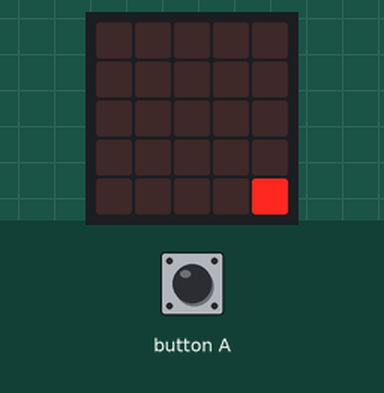
Bench run of a program on a simulated BBC micro:bit (MakeCode). Parts: the board's 5×5 LED display. The test bench sets the inputs (shaded band).

Above: at 1.2 s.
1.3 s: button A pressed for 0.15 s
At 1.74 s:
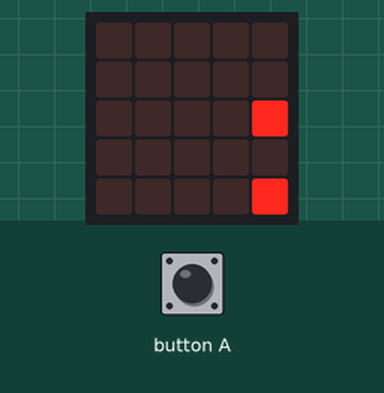
2.0 s: button A pressed for 0.15 s
At 2.4 s:
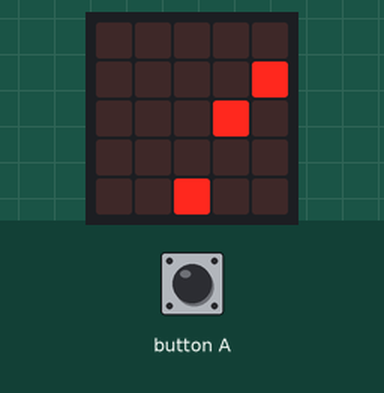
2.7 s: button A pressed for 0.15 s
At 3.05 s:
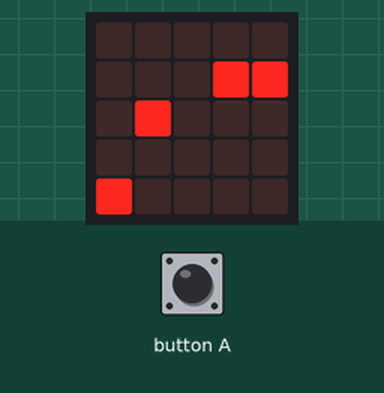
3.4 s: button A pressed for 0.15 s
At 3.71 s:
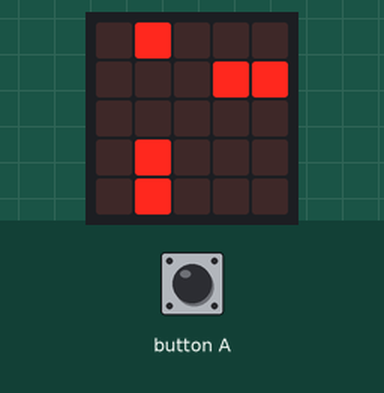
4.1 s: button A pressed for 0.15 s
At 4.64 s:
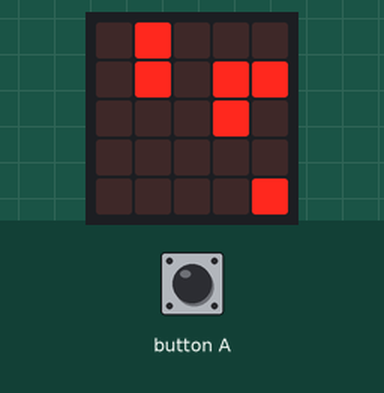
4.8 s: button A pressed for 0.15 s
At 6.6 s:
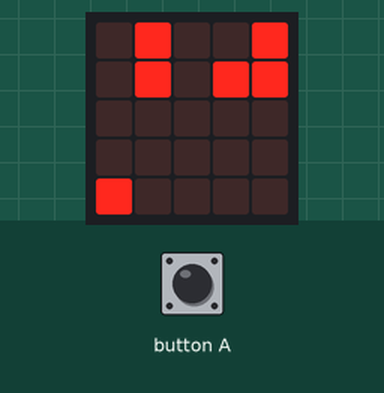
Timing chart, 0 to 8.1 s (numbered marks = the images above; inputs shaded):
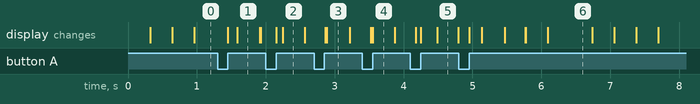

The program:

main.ts
```typescript
input.onButtonPressed(Button.A, function () {
    Kogel = game.createSprite(Pistool.get(LedSpriteProperty.X), 3)
    Kogel.turn(Direction.Left, 90)
    Geschoten = true
})
let Geschoten = false
let Kogel: game.LedSprite = null
let Pistool: game.LedSprite = null
let score = 0
Pistool = game.createSprite(0, 4)
basic.forever(function () {
    Pistool.move(1)
    basic.pause(300)
    if (Pistool.get(LedSpriteProperty.X) == 4) {
        Pistool.turn(Direction.Right, 45)
    }
    if (Pistool.get(LedSpriteProperty.X) == 0) {
        Pistool.turn(Direction.Left, 45)
    }
    if (Geschoten) {
        Kogel.move(1)
    }
})
```

test.ts
```typescript
// tests gaan hier; deze zal niet worden gecompileerd wanneer dit pakket wordt gebruikt als extensie.
```

Measured:
- after the input at 1.3 s, the display: first changes after 0.15 s (image 1 shows a later state)
- after the input at 2.0 s, the display: first changes after 0.15 s (image 2 shows a later state)
- after the input at 2.7 s, the display: first changes after 0.17 s (image 3 shows a later state)
- after the input at 3.4 s, the display: first differs from a run without the input after 0.15 s (image 4)
- after the input at 4.1 s, the display: first differs from a run without the input after 0.15 s (image 5 shows a later state)
- after the input at 4.8 s, the display: first changes after 0.15 s (image 6 shows a later state)
- what the display in image 6 shows lasts 0.6 s, from 6.1 s to 6.7 s
